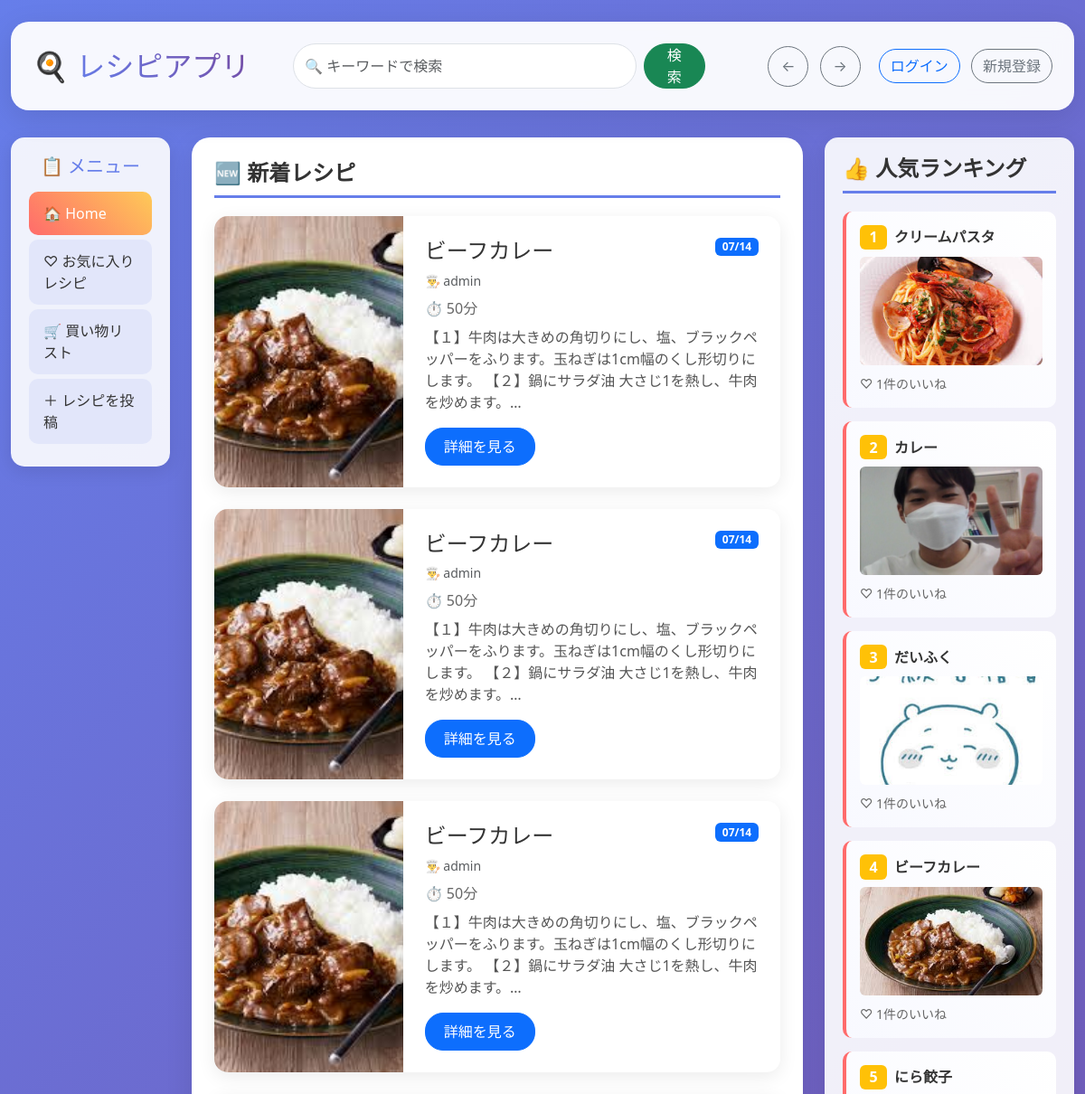
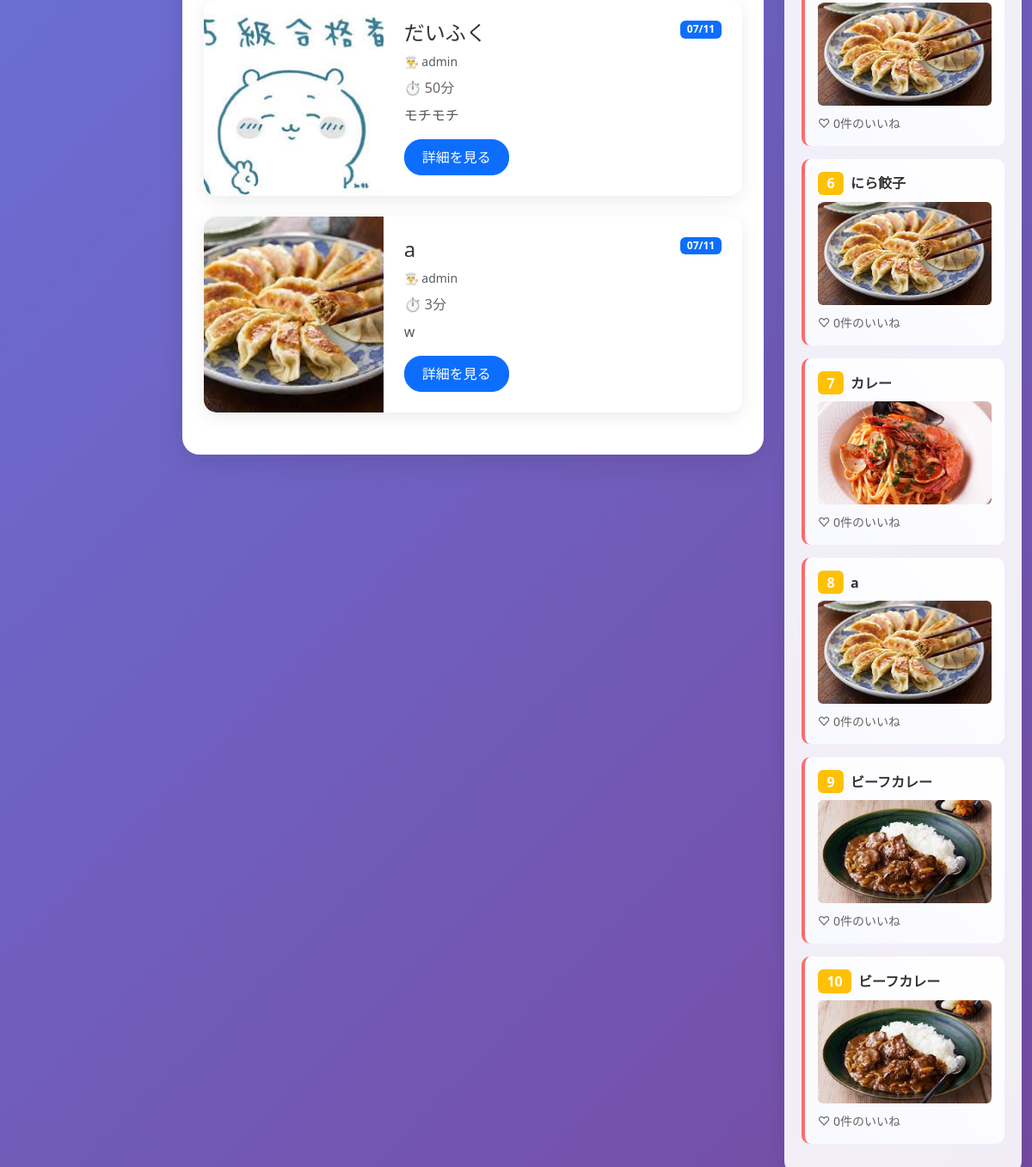
Before: / with the older database file (2 pictures, top to bottom).
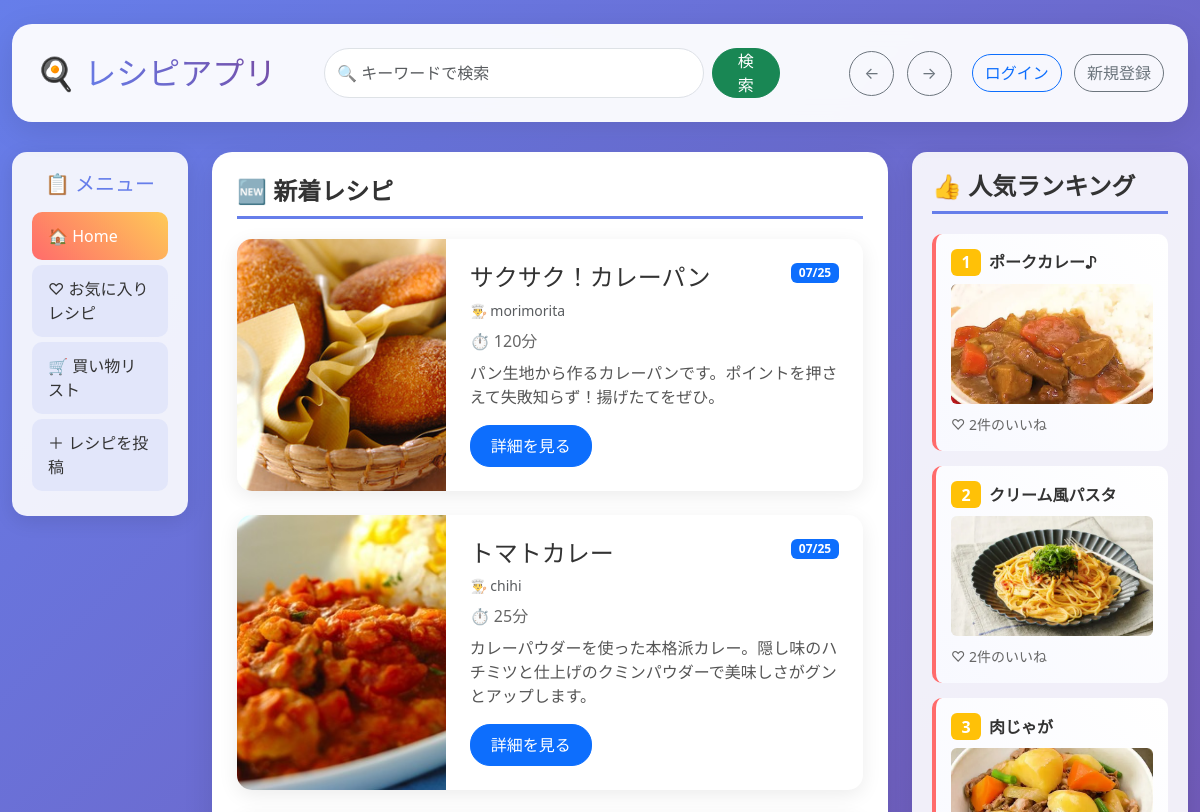
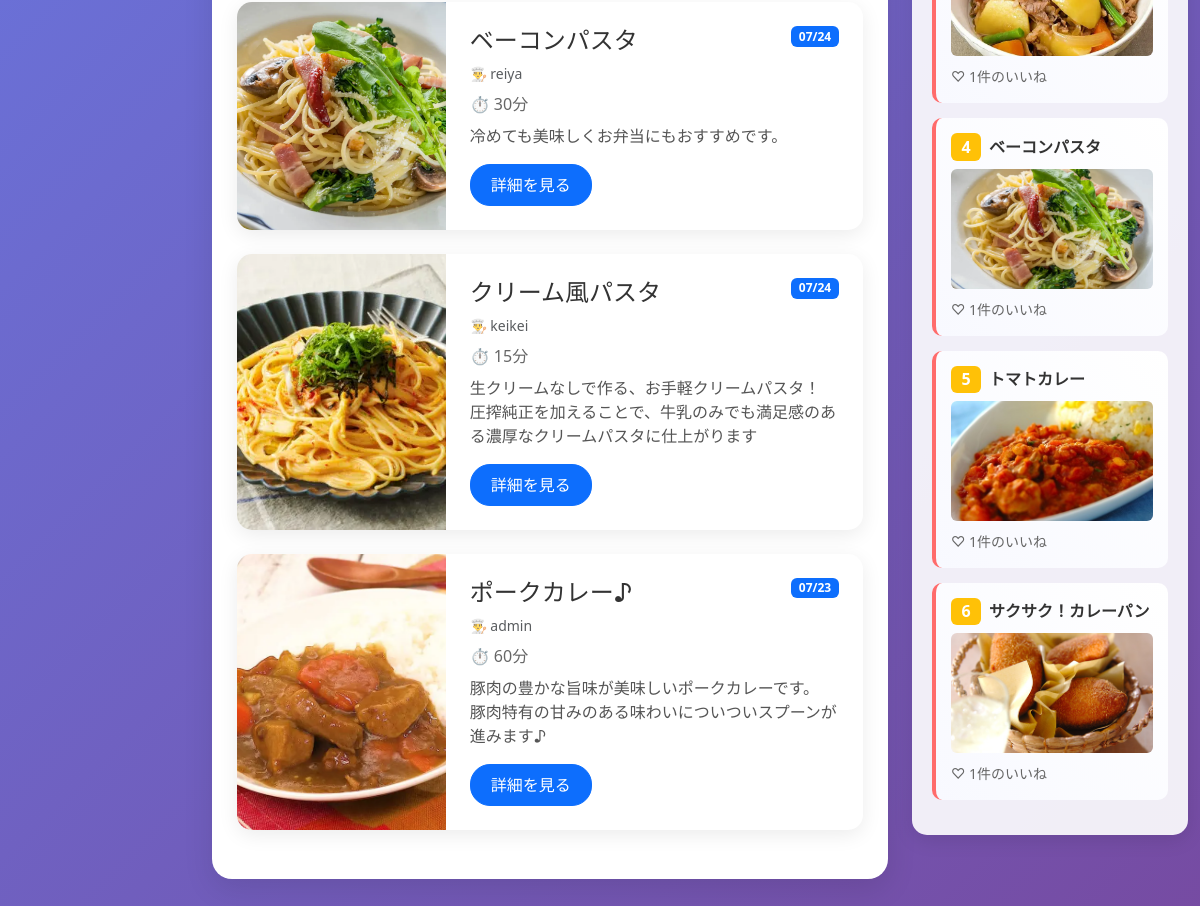
After: the same page with the newer database file (2 pictures, top to bottom).
### reciprs/models.py (models this page shows, shortened)
class Recipe(models.Model):
    title = models.CharField("タイトル", max_length=100)
    cooking_time = models.IntegerField("調理時間（分）")
    message = models.TextField("投稿者からの一言")
    image = models.ImageField("画像", upload_to='recipe_images/')
    created_at = models.DateTimeField(auto_now_add=True)
    author = models.ForeignKey(User, on_delete=models.CASCADE)
    favorited_by = models.ManyToManyField(User, related_name='favorite_recipes', blank=True)

### reciprs/views.py (the view)
# urls.py: path('', views.index, name='index'),
def index(request):
    new_recipes = Recipe.objects.order_by('-created_at')[:5]
    ranked_recipes = Recipe.objects.annotate(
        favorite_count=Count('favorited_by')
    ).order_by('-favorite_count')[:10]
    return render(request, 'reciprs/index.html', {
        'new_recipes': new_recipes,
        'ranked_recipes': ranked_recipes,
    })

### templates/reciprs/index.html (shortened to what this page needs)
{% load django_bootstrap5 %}
{% load static %}
<!DOCTYPE html>
<html lang="ja">
<head>
    {% bootstrap_css %}
</head>
<body class="main-bg">
<div class="container-fluid py-4">
    <div class="header-card p-4">
        <div class="row align-items-center">
            <div class="col-md-3">
                <h2 class="mb-0">🍳 <span style="background: linear-gradient(45deg, #667eea, #764ba2); -webkit-background-clip: text; -webkit-text-fill-color: transparent;">レシピアプリ</span></h2>
            </div>
            <div class="col-md-5">
                <form class="d-flex" method="get" action="{% url 'search_recipes' %}">
                    <input type="search" name="q" class="form-control me-2" placeholder="🔍 キーワードで検索" value="{{ request.GET.q }}" style="border-radius: 25px;">
                    <button class="btn btn-success" type="submit" style="border-radius: 25px; padding: 0 20px;">検索</button>
                </form>
            </div>
            <div class="col-md-4 text-end">
                <button type="button" class="btn btn-outline-secondary me-2" onclick="history.back()" style="border-radius: 50%; width: 45px; height: 45px;">
                    ←
                </button>
                <button type="button" class="btn btn-outline-secondary me-3" onclick="history.forward()" style="border-radius: 50%; width: 45px; height: 45px;">
                    →
                </button>
                {% if user.is_authenticated %}
                    <span class="me-2">{{ user.username }}でログイン中</span>
                    <a href="{% url 'logout' %}" class="btn btn-outline-danger" style="border-radius: 20px;">ログアウト</a>
                {% else %}
                    <a href="{% url 'login' %}" class="btn btn-outline-primary me-2" style="border-radius: 20px;">ログイン</a>
                    <a href="{% url 'register' %}" class="btn btn-outline-secondary" style="border-radius: 20px;">新規登録</a>
                {% endif %}
            </div>
        </div>
    </div>
    <div class="row">
        <div class="col-md-2">
            <div class="sidebar-card">
                <h5 class="text-center mb-3" style="color: #667eea;">📋 メニュー</h5>
                <a href="{% url 'index' %}" class="nav-item active">🏠 Home</a>
                <a href="{% url 'favorites' %}" class="nav-item">♡ お気に入りレシピ</a>
                <a href="{% url 'shopping_list' %}" class="nav-item">🛒 買い物リスト</a>
                <a href="{% url 'post_recipe' %}" class="nav-item">＋ レシピを投稿</a>
            </div>
        </div>
        <div class="col-md-7">
            <div class="content-card">
                <h4 class="section-title">🆕 新着レシピ</h4>
                {% for recipe in new_recipes %}
                    <div class="recipe-card mb-4">
                        <div class="row g-0">
                            <div class="col-md-4">
                                {% if recipe.image %}
                                    <img src="{{ recipe.image.url }}" class="img-fluid h-100" alt="レシピ画像" style="object-fit: cover; min-height: 200px;">
                                {% else %}
                                    <img src="{% static 'images/noimage.png' %}" class="img-fluid h-100" alt="画像なし" style="object-fit: cover; min-height: 200px;">
                                {% endif %}
                            </div>
                            <div class="col-md-8">
                                <div class="card-body p-4">
                                    <div class="d-flex justify-content-between align-items-start mb-2">
                                        <h4 class="card-title mb-0" style="color: #333;">{{ recipe.title }}</h4>
                                        <span class="badge bg-primary">{{ recipe.created_at|date:"m/d" }}</span>
                                    </div>
                                    <p class="text-muted mb-2" style="font-size: 14px;">👨‍🍳 {{ recipe.author.username }}</p>
                                    <p class="mb-2" style="color: #666;"> ⏱️ {{ recipe.cooking_time }}分</p>
                                    <p class="mb-3" style="color: #555;">{{ recipe.message|truncatechars:80 }}</p>
                                    <a href="{% url 'recipe_detail' recipe.id %}" class="btn btn-primary" style="border-radius: 20px; padding: 8px 20px;">詳細を見る</a>
                                </div>
                            </div>
                        </div>
                    </div>
                {% empty %}
                    <div class="text-center py-5">
                        <h5 style="color: #666;">📝 新しいレシピはまだありません</h5>
                        <p style="color: #999;">最初のレシピを投稿してみませんか？</p>
                        <a href="{% url 'post_recipe' %}" class="btn btn-primary" style="border-radius: 25px;">レシピを投稿</a>
                    </div>
                {% endfor %}
            </div>
        </div>
        <div class="col-md-3">
            <div class="sidebar-card">
                <h4 class="section-title">👍 人気ランキング</h4>
                {% for recipe in ranked_recipes %}
                    <div class="ranking-item">
                        <div class="d-flex align-items-center mb-2">
                            <span class="badge bg-warning me-2" style="font-size: 16px;">{{ forloop.counter }}</span>
                            <strong><a href="{% url 'recipe_detail' recipe.id %}" style="color: #333; text-decoration: none;">{{ recipe.title }}</a></strong>
                        </div>
                        {% if recipe.image %}
                            <img src="{{ recipe.image.url }}" alt="レシピ画像" class="img-fluid rounded mb-2" style="width: 100%; height: 120px; object-fit: cover;">
                        {% else %}
                            <img src="{% static 'images/noimage.png' %}" alt="画像なし" class="img-fluid rounded mb-2" style="width: 100%; height: 120px; object-fit: cover;">
                        {% endif %}
                        <small style="color: #666;">♡ {{ recipe.favorited_by.count }}件のいいね</small>
                    </div>
                {% empty %}
                    <div class="text-center py-4">
                        <p style="color: #666;">📊 ランキングはまだありません</p>
                    </div>
                {% endfor %}
            </div>
        </div>
    </div>
</div>
</body>
</html>

### templates/reciprs/index.html (style rules this page uses)
.main-bg { background: linear-gradient(135deg, #667eea 0%, #764ba2 100%); min-height: 100vh; }
.header-card { background: rgba(255, 255, 255, 0.95); backdrop-filter: blur(10px); border-radius: 20px; box-shadow: 0 8px 32px rgba(0,0,0,0.1); margin-bottom: 30px; }
.sidebar-card { background: rgba(255, 255, 255, 0.9); border-radius: 15px; box-shadow: 0 5px 20px rgba(0,0,0,0.1); padding: 20px; }
.content-card { background: white; border-radius: 20px; box-shadow: 0 10px 30px rgba(0,0,0,0.1); padding: 25px; margin-bottom: 20px; }
.recipe-card { background: white; border-radius: 15px; box-shadow: 0 5px 20px rgba(0,0,0,0.08); transition: all 0.3s ease; overflow: hidden; }
.nav-item { padding: 12px 16px; margin: 5px 0; border-radius: 10px; transition: all 0.3s ease; color: #333; text-decoration: none; display: block; border: none; background: rgba(102, 126, 234, 0.1); }
.nav-item.active { background: linear-gradient(45deg, #ff6b6b, #feca57); color: white; }
.section-title { color: #333; font-weight: 600; margin-bottom: 20px; padding-bottom: 10px; border-bottom: 3px solid #667eea; }
.ranking-item { background: linear-gradient(45deg, #f8f9ff, #fff); border-radius: 10px; padding: 15px; margin-bottom: 15px; border-left: 4px solid #ff6b6b; transition: all 0.3s ease; }

Changed rows visible on the page:
removed Recipe: image (picture), title "ビーフカレー", created_at "07/14", author.username "admin", cooking_time "50", message "【１】牛肉は大きめの角切りにし、塩、ブラックペッパーをふります。玉ねぎは1cm幅のくし形切りにします。 【２】鍋にサラダ油 大さじ1を熱し、牛肉を炒めます。…", favorited_by.count "1"
removed Recipe: image (picture), title "ビーフカレー", created_at "07/14", author.username "admin", cooking_time "50", message "【１】牛肉は大きめの角切りにし、塩、ブラックペッパーをふります。玉ねぎは1cm幅のくし形切りにします。 【２】鍋にサラダ油 大さじ1を熱し、牛肉を炒めます。…", favorited_by.count "0"
removed Recipe: image (picture), title "ビーフカレー", created_at "07/14", author.username "admin", cooking_time "50", message "【１】牛肉は大きめの角切りにし、塩、ブラックペッパーをふります。玉ねぎは1cm幅のくし形切りにします。 【２】鍋にサラダ油 大さじ1を熱し、牛肉を炒めます。…", favorited_by.count "0"
removed Recipe: image (picture), title "だいふく", created_at "07/11", author.username "admin", cooking_time "50", message "モチモチ", favorited_by.count "1"
removed Recipe: image (picture), title "a", created_at "07/11", author.username "admin", cooking_time "3", message "w", favorited_by.count "0"
removed Recipe: title "クリームパスタ", image (picture), favorited_by.count "1", shown under "👍 人気ランキング"
removed Recipe: title "カレー", image (picture), favorited_by.count "1", shown under "👍 人気ランキング"
removed Recipe: title "にら餃子", image (picture), favorited_by.count "0", shown under "👍 人気ランキング"
removed Recipe: title "にら餃子", image (picture), favorited_by.count "0", shown under "👍 人気ランキング"
removed Recipe: title "カレー", image (picture), favorited_by.count "0", shown under "👍 人気ランキング"
added Recipe: image (picture), title "サクサク！カレーパン", created_at "07/25", author.username "morimorita", cooking_time "120", message "パン生地から作るカレーパンです。ポイントを押さえて失敗知らず！揚げたてをぜひ。", favorited_by.count "1"
added Recipe: image (picture), title "トマトカレー", created_at "07/25", author.username "chihi", cooking_time "25", message "カレーパウダーを使った本格派カレー。隠し味のハチミツと仕上げのクミンパウダーで美味しさがグンとアップします。", favorited_by.count "1"
added Recipe: image (picture), title "ベーコンパスタ", created_at "07/24", author.username "reiya", cooking_time "30", message "冷めても美味しくお弁当にもおすすめです。", favorited_by.count "1"
added Recipe: image (picture), title "クリーム風パスタ", created_at "07/24", author.username "keikei", cooking_time "15", message "生クリームなしで作る、お手軽クリームパスタ！ 圧搾純正を加えることで、牛乳のみでも満足感のある濃厚なクリームパスタに仕上がります", favorited_by.count "2"
added Recipe: image (picture), title "ポークカレー♪", created_at "07/23", author.username "admin", cooking_time "60", message "豚肉の豊かな旨味が美味しいポークカレーです。 豚肉特有の甘みのある味わいについついスプーンが進みます♪", favorited_by.count "2"
added Recipe: title "肉じゃが", image (picture), favorited_by.count "1", shown under "👍 人気ランキング"
